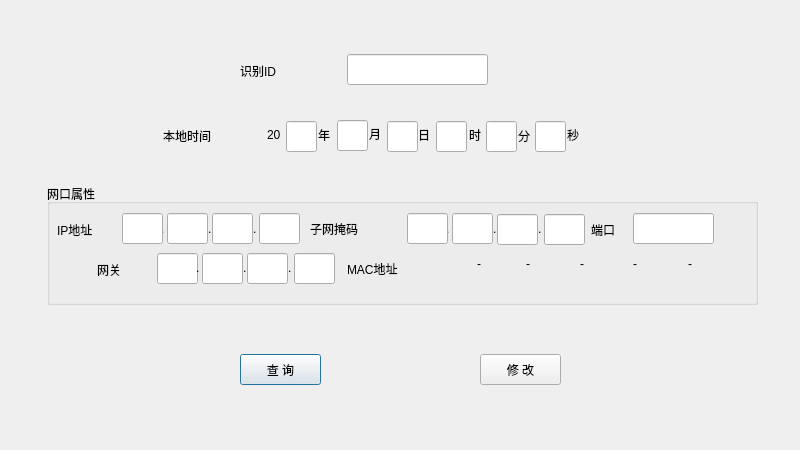
<?xml version="1.0" encoding="UTF-8"?>
<ui version="4.0">
 <class>DlgPubParm</class>
 <widget class="QDialog" name="DlgPubParm">
  <property name="geometry">
   <rect>
    <x>0</x>
    <y>0</y>
    <width>800</width>
    <height>450</height>
   </rect>
  </property>
  <property name="windowTitle">
   <string>公共参数表</string>
  </property>
  <widget class="QTextEdit" name="textEdit">
   <property name="enabled">
    <bool>true</bool>
   </property>
   <property name="geometry">
    <rect>
     <x>260</x>
     <y>364</y>
     <width>16</width>
     <height>16</height>
    </rect>
   </property>
  </widget>
  <widget class="QLabel" name="display">
   <property name="geometry">
    <rect>
     <x>347</x>
     <y>332</y>
     <width>121</width>
     <height>21</height>
    </rect>
   </property>
   <property name="text">
    <string/>
   </property>
  </widget>
  <widget class="QPushButton" name="butsend">
   <property name="geometry">
    <rect>
     <x>240</x>
     <y>354</y>
     <width>81</width>
     <height>31</height>
    </rect>
   </property>
   <property name="styleSheet">
    <string notr="true">font: 12pt &quot;黑体&quot;;</string>
   </property>
   <property name="text">
    <string>查 询</string>
   </property>
  </widget>
  <widget class="QLabel" name="label_5">
   <property name="geometry">
    <rect>
     <x>240</x>
     <y>60</y>
     <width>91</width>
     <height>21</height>
    </rect>
   </property>
   <property name="styleSheet">
    <string notr="true">font: 16pt &quot;黑体&quot;;</string>
   </property>
   <property name="text">
    <string>识别ID</string>
   </property>
  </widget>
  <widget class="QLineEdit" name="local6">
   <property name="geometry">
    <rect>
     <x>535</x>
     <y>121</y>
     <width>31</width>
     <height>31</height>
    </rect>
   </property>
   <property name="styleSheet">
    <string notr="true">font: 14pt &quot;黑体&quot;;</string>
   </property>
  </widget>
  <widget class="QLabel" name="label_10">
   <property name="geometry">
    <rect>
     <x>163</x>
     <y>120</y>
     <width>101</width>
     <height>31</height>
    </rect>
   </property>
   <property name="styleSheet">
    <string notr="true">font: 16pt &quot;黑体&quot;;</string>
   </property>
   <property name="text">
    <string>本地时间</string>
   </property>
  </widget>
  <widget class="QLineEdit" name="local3">
   <property name="geometry">
    <rect>
     <x>387</x>
     <y>121</y>
     <width>31</width>
     <height>31</height>
    </rect>
   </property>
   <property name="styleSheet">
    <string notr="true">font: 14pt &quot;黑体&quot;;</string>
   </property>
  </widget>
  <widget class="QLabel" name="label_36">
   <property name="geometry">
    <rect>
     <x>418</x>
     <y>114</y>
     <width>41</width>
     <height>41</height>
    </rect>
   </property>
   <property name="styleSheet">
    <string notr="true">font: 13pt &quot;黑体&quot;;</string>
   </property>
   <property name="text">
    <string>日</string>
   </property>
  </widget>
  <widget class="QLabel" name="wefw">
   <property name="geometry">
    <rect>
     <x>469</x>
     <y>114</y>
     <width>41</width>
     <height>41</height>
    </rect>
   </property>
   <property name="styleSheet">
    <string notr="true">font: 13pt &quot;黑体&quot;;</string>
   </property>
   <property name="text">
    <string>时</string>
   </property>
  </widget>
  <widget class="QLineEdit" name="local5">
   <property name="geometry">
    <rect>
     <x>486</x>
     <y>121</y>
     <width>31</width>
     <height>31</height>
    </rect>
   </property>
   <property name="styleSheet">
    <string notr="true">font: 14pt &quot;黑体&quot;;</string>
   </property>
  </widget>
  <widget class="QLineEdit" name="local1">
   <property name="geometry">
    <rect>
     <x>286</x>
     <y>121</y>
     <width>31</width>
     <height>31</height>
    </rect>
   </property>
   <property name="styleSheet">
    <string notr="true">font: 14pt &quot;黑体&quot;;</string>
   </property>
  </widget>
  <widget class="QLineEdit" name="local4">
   <property name="geometry">
    <rect>
     <x>436</x>
     <y>121</y>
     <width>31</width>
     <height>31</height>
    </rect>
   </property>
   <property name="styleSheet">
    <string notr="true">font: 14pt &quot;黑体&quot;;</string>
   </property>
  </widget>
  <widget class="QLabel" name="label_35">
   <property name="geometry">
    <rect>
     <x>369</x>
     <y>113</y>
     <width>41</width>
     <height>41</height>
    </rect>
   </property>
   <property name="styleSheet">
    <string notr="true">font: 13pt &quot;黑体&quot;;</string>
   </property>
   <property name="text">
    <string>月</string>
   </property>
  </widget>
  <widget class="QLabel" name="label_37">
   <property name="geometry">
    <rect>
     <x>518</x>
     <y>115</y>
     <width>41</width>
     <height>41</height>
    </rect>
   </property>
   <property name="styleSheet">
    <string notr="true">font: 13pt &quot;黑体&quot;;</string>
   </property>
   <property name="text">
    <string>分</string>
   </property>
  </widget>
  <widget class="QLabel" name="label_38">
   <property name="geometry">
    <rect>
     <x>567</x>
     <y>114</y>
     <width>41</width>
     <height>41</height>
    </rect>
   </property>
   <property name="styleSheet">
    <string notr="true">font: 13pt &quot;黑体&quot;;</string>
   </property>
   <property name="text">
    <string>秒</string>
   </property>
  </widget>
  <widget class="QLabel" name="label_33">
   <property name="geometry">
    <rect>
     <x>318</x>
     <y>114</y>
     <width>41</width>
     <height>41</height>
    </rect>
   </property>
   <property name="styleSheet">
    <string notr="true">font: 13pt &quot;黑体&quot;;</string>
   </property>
   <property name="text">
    <string>年</string>
   </property>
  </widget>
  <widget class="QLineEdit" name="Editid">
   <property name="geometry">
    <rect>
     <x>347</x>
     <y>54</y>
     <width>141</width>
     <height>31</height>
    </rect>
   </property>
   <property name="styleSheet">
    <string notr="true">font: 14pt &quot;黑体&quot;;</string>
   </property>
  </widget>
  <widget class="QLineEdit" name="local2">
   <property name="geometry">
    <rect>
     <x>337</x>
     <y>120</y>
     <width>31</width>
     <height>31</height>
    </rect>
   </property>
   <property name="styleSheet">
    <string notr="true">font: 14pt &quot;黑体&quot;;</string>
   </property>
  </widget>
  <widget class="QLabel" name="label_34">
   <property name="geometry">
    <rect>
     <x>267</x>
     <y>114</y>
     <width>41</width>
     <height>41</height>
    </rect>
   </property>
   <property name="styleSheet">
    <string notr="true">font: 13pt &quot;黑体&quot;;</string>
   </property>
   <property name="text">
    <string>20</string>
   </property>
  </widget>
  <widget class="QGroupBox" name="groupBox">
   <property name="geometry">
    <rect>
     <x>47</x>
     <y>184</y>
     <width>711</width>
     <height>121</height>
    </rect>
   </property>
   <property name="styleSheet">
    <string notr="true">font: 18pt &quot;黑体&quot;;</string>
   </property>
   <property name="title">
    <string>网口属性</string>
   </property>
   <widget class="QLineEdit" name="Editmask3">
    <property name="geometry">
     <rect>
      <x>450</x>
      <y>30</y>
      <width>41</width>
      <height>31</height>
     </rect>
    </property>
   </widget>
   <widget class="QLineEdit" name="Editmask2">
    <property name="geometry">
     <rect>
      <x>405</x>
      <y>29</y>
      <width>41</width>
      <height>31</height>
     </rect>
    </property>
   </widget>
   <widget class="QLineEdit" name="Editmask4">
    <property name="geometry">
     <rect>
      <x>497</x>
      <y>30</y>
      <width>41</width>
      <height>31</height>
     </rect>
    </property>
   </widget>
   <widget class="QLabel" name="label_14">
    <property name="geometry">
     <rect>
      <x>446</x>
      <y>33</y>
      <width>16</width>
      <height>24</height>
     </rect>
    </property>
    <property name="text">
     <string>.</string>
    </property>
   </widget>
   <widget class="QLabel" name="label_15">
    <property name="geometry">
     <rect>
      <x>399</x>
      <y>33</y>
      <width>16</width>
      <height>24</height>
     </rect>
    </property>
    <property name="text">
     <string>.</string>
    </property>
   </widget>
   <widget class="QLabel" name="label_16">
    <property name="geometry">
     <rect>
      <x>491</x>
      <y>33</y>
      <width>16</width>
      <height>24</height>
     </rect>
    </property>
    <property name="text">
     <string>.</string>
    </property>
   </widget>
   <widget class="QLineEdit" name="Editmask1">
    <property name="geometry">
     <rect>
      <x>360</x>
      <y>29</y>
      <width>41</width>
      <height>31</height>
     </rect>
    </property>
   </widget>
   <widget class="QLabel" name="label_2">
    <property name="geometry">
     <rect>
      <x>263</x>
      <y>35</y>
      <width>80</width>
      <height>19</height>
     </rect>
    </property>
    <property name="styleSheet">
     <string notr="true">font: 14pt &quot;黑体&quot;;</string>
    </property>
    <property name="text">
     <string>子网掩码</string>
    </property>
   </widget>
   <widget class="QLabel" name="label_13">
    <property name="geometry">
     <rect>
      <x>206</x>
      <y>33</y>
      <width>16</width>
      <height>24</height>
     </rect>
    </property>
    <property name="text">
     <string>.</string>
    </property>
   </widget>
   <widget class="QLabel" name="label_11">
    <property name="geometry">
     <rect>
      <x>114</x>
      <y>33</y>
      <width>16</width>
      <height>24</height>
     </rect>
    </property>
    <property name="text">
     <string>.</string>
    </property>
   </widget>
   <widget class="QLabel" name="label_12">
    <property name="geometry">
     <rect>
      <x>161</x>
      <y>33</y>
      <width>16</width>
      <height>24</height>
     </rect>
    </property>
    <property name="text">
     <string>.</string>
    </property>
   </widget>
   <widget class="QLineEdit" name="EditIp3">
    <property name="geometry">
     <rect>
      <x>165</x>
      <y>29</y>
      <width>41</width>
      <height>31</height>
     </rect>
    </property>
   </widget>
   <widget class="QLineEdit" name="EditIp2">
    <property name="geometry">
     <rect>
      <x>120</x>
      <y>29</y>
      <width>41</width>
      <height>31</height>
     </rect>
    </property>
   </widget>
   <widget class="QLineEdit" name="EditIp4">
    <property name="geometry">
     <rect>
      <x>212</x>
      <y>29</y>
      <width>41</width>
      <height>31</height>
     </rect>
    </property>
   </widget>
   <widget class="QLabel" name="label">
    <property name="geometry">
     <rect>
      <x>10</x>
      <y>36</y>
      <width>60</width>
      <height>19</height>
     </rect>
    </property>
    <property name="styleSheet">
     <string notr="true">font: 14pt &quot;黑体&quot;;</string>
    </property>
    <property name="text">
     <string>IP地址</string>
    </property>
   </widget>
   <widget class="QLineEdit" name="EditIp1">
    <property name="geometry">
     <rect>
      <x>75</x>
      <y>29</y>
      <width>41</width>
      <height>31</height>
     </rect>
    </property>
   </widget>
   <widget class="QLineEdit" name="EditGateway1">
    <property name="geometry">
     <rect>
      <x>247</x>
      <y>69</y>
      <width>41</width>
      <height>31</height>
     </rect>
    </property>
   </widget>
   <widget class="QLabel" name="label_17">
    <property name="geometry">
     <rect>
      <x>149</x>
      <y>72</y>
      <width>16</width>
      <height>24</height>
     </rect>
    </property>
    <property name="text">
     <string>.</string>
    </property>
   </widget>
   <widget class="QLabel" name="label_18">
    <property name="geometry">
     <rect>
      <x>196</x>
      <y>72</y>
      <width>16</width>
      <height>24</height>
     </rect>
    </property>
    <property name="text">
     <string>.</string>
    </property>
   </widget>
   <widget class="QLineEdit" name="EditGateway4">
    <property name="geometry">
     <rect>
      <x>110</x>
      <y>69</y>
      <width>41</width>
      <height>31</height>
     </rect>
    </property>
   </widget>
   <widget class="QLabel" name="label_19">
    <property name="geometry">
     <rect>
      <x>241</x>
      <y>72</y>
      <width>16</width>
      <height>24</height>
     </rect>
    </property>
    <property name="text">
     <string>.</string>
    </property>
   </widget>
   <widget class="QLineEdit" name="EditGateway2">
    <property name="geometry">
     <rect>
      <x>200</x>
      <y>69</y>
      <width>41</width>
      <height>31</height>
     </rect>
    </property>
   </widget>
   <widget class="QLineEdit" name="EditGateway3">
    <property name="geometry">
     <rect>
      <x>155</x>
      <y>69</y>
      <width>41</width>
      <height>31</height>
     </rect>
    </property>
   </widget>
   <widget class="QLabel" name="label_20">
    <property name="geometry">
     <rect>
      <x>430</x>
      <y>72</y>
      <width>16</width>
      <height>16</height>
     </rect>
    </property>
    <property name="text">
     <string>-</string>
    </property>
   </widget>
   <widget class="QLabel" name="label_21">
    <property name="geometry">
     <rect>
      <x>479</x>
      <y>72</y>
      <width>16</width>
      <height>16</height>
     </rect>
    </property>
    <property name="text">
     <string>-</string>
    </property>
   </widget>
   <widget class="QLabel" name="label_22">
    <property name="geometry">
     <rect>
      <x>533</x>
      <y>72</y>
      <width>16</width>
      <height>16</height>
     </rect>
    </property>
    <property name="text">
     <string>-</string>
    </property>
   </widget>
   <widget class="QLabel" name="label_23">
    <property name="geometry">
     <rect>
      <x>586</x>
      <y>72</y>
      <width>16</width>
      <height>16</height>
     </rect>
    </property>
    <property name="text">
     <string>-</string>
    </property>
   </widget>
   <widget class="QLabel" name="label_24">
    <property name="geometry">
     <rect>
      <x>641</x>
      <y>72</y>
      <width>16</width>
      <height>16</height>
     </rect>
    </property>
    <property name="text">
     <string>-</string>
    </property>
   </widget>
   <widget class="QLabel" name="label_4">
    <property name="geometry">
     <rect>
      <x>300</x>
      <y>75</y>
      <width>71</width>
      <height>19</height>
     </rect>
    </property>
    <property name="styleSheet">
     <string notr="true">font: 14pt &quot;黑体&quot;;</string>
    </property>
    <property name="text">
     <string>MAC地址</string>
    </property>
   </widget>
   <widget class="QLabel" name="label_3">
    <property name="geometry">
     <rect>
      <x>50</x>
      <y>76</y>
      <width>51</width>
      <height>20</height>
     </rect>
    </property>
    <property name="styleSheet">
     <string notr="true">font: 14pt &quot;黑体&quot;;</string>
    </property>
    <property name="text">
     <string>网关</string>
    </property>
   </widget>
   <widget class="QLabel" name="label_25">
    <property name="geometry">
     <rect>
      <x>544</x>
      <y>30</y>
      <width>51</width>
      <height>31</height>
     </rect>
    </property>
    <property name="styleSheet">
     <string notr="true">font: 14pt &quot;黑体&quot;;</string>
    </property>
    <property name="text">
     <string>端口</string>
    </property>
   </widget>
   <widget class="QLineEdit" name="EditPort">
    <property name="geometry">
     <rect>
      <x>586</x>
      <y>29</y>
      <width>81</width>
      <height>31</height>
     </rect>
    </property>
   </widget>
   <widget class="QLabel" name="EditMac1">
    <property name="geometry">
     <rect>
      <x>382</x>
      <y>67</y>
      <width>45</width>
      <height>31</height>
     </rect>
    </property>
    <property name="whatsThis">
     <string>&lt;!DOCTYPE HTML PUBLIC &quot;-//W3C//DTD HTML 4.0//EN&quot; &quot;http://www.w3.org/TR/REC-html40/strict.dtd&quot;&gt;
&lt;html&gt;&lt;head&gt;&lt;meta name=&quot;qrichtext&quot; content=&quot;1&quot; /&gt;&lt;style type=&quot;text/css&quot;&gt;
p, li { white-space: pre-wrap; }
&lt;/style&gt;&lt;/head&gt;&lt;body style=&quot; font-family:'黑体'; font-size:18pt; font-weight:400; font-style:normal;&quot;&gt;
&lt;p align=&quot;center&quot; style=&quot;-qt-paragraph-type:empty; margin-top:0px; margin-bottom:0px; margin-left:0px; margin-right:0px; -qt-block-indent:0; text-indent:0px;&quot;&gt;&lt;/p&gt;&lt;/body&gt;&lt;/html&gt;</string>
    </property>
    <property name="text">
     <string>&lt;!DOCTYPE HTML PUBLIC &quot;-//W3C//DTD HTML 4.0//EN&quot; &quot;http://www.w3.org/TR/REC-html40/strict.dtd&quot;&gt;
&lt;html&gt;&lt;head&gt;&lt;meta name=&quot;qrichtext&quot; content=&quot;1&quot; /&gt;&lt;style type=&quot;text/css&quot;&gt;
p, li { white-space: pre-wrap; }
&lt;/style&gt;&lt;/head&gt;&lt;body style=&quot; font-family:'SimSun'; font-size:9pt; font-weight:400; font-style:normal;&quot;&gt;
&lt;p align=&quot;center&quot; style=&quot;-qt-paragraph-type:empty; margin-top:0px; margin-bottom:0px; margin-left:0px; margin-right:0px; -qt-block-indent:0; text-indent:0px;&quot;&gt;&lt;/p&gt;&lt;/body&gt;&lt;/html&gt;</string>
    </property>
    <property name="alignment">
     <set>Qt::AlignCenter</set>
    </property>
   </widget>
   <widget class="QLabel" name="EditMac2">
    <property name="geometry">
     <rect>
      <x>433</x>
      <y>66</y>
      <width>45</width>
      <height>31</height>
     </rect>
    </property>
    <property name="text">
     <string>&lt;!DOCTYPE HTML PUBLIC &quot;-//W3C//DTD HTML 4.0//EN&quot; &quot;http://www.w3.org/TR/REC-html40/strict.dtd&quot;&gt;
&lt;html&gt;&lt;head&gt;&lt;meta name=&quot;qrichtext&quot; content=&quot;1&quot; /&gt;&lt;style type=&quot;text/css&quot;&gt;
p, li { white-space: pre-wrap; }
&lt;/style&gt;&lt;/head&gt;&lt;body style=&quot; font-family:'SimSun'; font-size:9pt; font-weight:400; font-style:normal;&quot;&gt;
&lt;p align=&quot;center&quot; style=&quot;-qt-paragraph-type:empty; margin-top:0px; margin-bottom:0px; margin-left:0px; margin-right:0px; -qt-block-indent:0; text-indent:0px;&quot;&gt;&lt;/p&gt;&lt;/body&gt;&lt;/html&gt;</string>
    </property>
    <property name="alignment">
     <set>Qt::AlignCenter</set>
    </property>
   </widget>
   <widget class="QLabel" name="EditMac3">
    <property name="geometry">
     <rect>
      <x>493</x>
      <y>66</y>
      <width>45</width>
      <height>31</height>
     </rect>
    </property>
    <property name="text">
     <string>&lt;!DOCTYPE HTML PUBLIC &quot;-//W3C//DTD HTML 4.0//EN&quot; &quot;http://www.w3.org/TR/REC-html40/strict.dtd&quot;&gt;
&lt;html&gt;&lt;head&gt;&lt;meta name=&quot;qrichtext&quot; content=&quot;1&quot; /&gt;&lt;style type=&quot;text/css&quot;&gt;
p, li { white-space: pre-wrap; }
&lt;/style&gt;&lt;/head&gt;&lt;body style=&quot; font-family:'SimSun'; font-size:9pt; font-weight:400; font-style:normal;&quot;&gt;
&lt;p align=&quot;center&quot; style=&quot;-qt-paragraph-type:empty; margin-top:0px; margin-bottom:0px; margin-left:0px; margin-right:0px; -qt-block-indent:0; text-indent:0px;&quot;&gt;&lt;/p&gt;&lt;/body&gt;&lt;/html&gt;</string>
    </property>
    <property name="alignment">
     <set>Qt::AlignCenter</set>
    </property>
   </widget>
   <widget class="QLabel" name="EditMac4">
    <property name="geometry">
     <rect>
      <x>543</x>
      <y>66</y>
      <width>45</width>
      <height>31</height>
     </rect>
    </property>
    <property name="text">
     <string>&lt;!DOCTYPE HTML PUBLIC &quot;-//W3C//DTD HTML 4.0//EN&quot; &quot;http://www.w3.org/TR/REC-html40/strict.dtd&quot;&gt;
&lt;html&gt;&lt;head&gt;&lt;meta name=&quot;qrichtext&quot; content=&quot;1&quot; /&gt;&lt;style type=&quot;text/css&quot;&gt;
p, li { white-space: pre-wrap; }
&lt;/style&gt;&lt;/head&gt;&lt;body style=&quot; font-family:'SimSun'; font-size:9pt; font-weight:400; font-style:normal;&quot;&gt;
&lt;p align=&quot;center&quot; style=&quot;-qt-paragraph-type:empty; margin-top:0px; margin-bottom:0px; margin-left:0px; margin-right:0px; -qt-block-indent:0; text-indent:0px;&quot;&gt;&lt;/p&gt;&lt;/body&gt;&lt;/html&gt;</string>
    </property>
    <property name="alignment">
     <set>Qt::AlignCenter</set>
    </property>
   </widget>
   <widget class="QLabel" name="EditMac5">
    <property name="geometry">
     <rect>
      <x>593</x>
      <y>66</y>
      <width>45</width>
      <height>31</height>
     </rect>
    </property>
    <property name="text">
     <string>&lt;!DOCTYPE HTML PUBLIC &quot;-//W3C//DTD HTML 4.0//EN&quot; &quot;http://www.w3.org/TR/REC-html40/strict.dtd&quot;&gt;
&lt;html&gt;&lt;head&gt;&lt;meta name=&quot;qrichtext&quot; content=&quot;1&quot; /&gt;&lt;style type=&quot;text/css&quot;&gt;
p, li { white-space: pre-wrap; }
&lt;/style&gt;&lt;/head&gt;&lt;body style=&quot; font-family:'SimSun'; font-size:9pt; font-weight:400; font-style:normal;&quot;&gt;
&lt;p align=&quot;center&quot; style=&quot;-qt-paragraph-type:empty; margin-top:0px; margin-bottom:0px; margin-left:0px; margin-right:0px; -qt-block-indent:0; text-indent:0px;&quot;&gt;&lt;/p&gt;&lt;/body&gt;&lt;/html&gt;</string>
    </property>
    <property name="alignment">
     <set>Qt::AlignCenter</set>
    </property>
   </widget>
   <widget class="QLabel" name="EditMac6">
    <property name="geometry">
     <rect>
      <x>653</x>
      <y>66</y>
      <width>45</width>
      <height>31</height>
     </rect>
    </property>
    <property name="text">
     <string>&lt;!DOCTYPE HTML PUBLIC &quot;-//W3C//DTD HTML 4.0//EN&quot; &quot;http://www.w3.org/TR/REC-html40/strict.dtd&quot;&gt;
&lt;html&gt;&lt;head&gt;&lt;meta name=&quot;qrichtext&quot; content=&quot;1&quot; /&gt;&lt;style type=&quot;text/css&quot;&gt;
p, li { white-space: pre-wrap; }
&lt;/style&gt;&lt;/head&gt;&lt;body style=&quot; font-family:'SimSun'; font-size:9pt; font-weight:400; font-style:normal;&quot;&gt;
&lt;p align=&quot;center&quot; style=&quot;-qt-paragraph-type:empty; margin-top:0px; margin-bottom:0px; margin-left:0px; margin-right:0px; -qt-block-indent:0; text-indent:0px;&quot;&gt;&lt;/p&gt;&lt;/body&gt;&lt;/html&gt;</string>
    </property>
    <property name="alignment">
     <set>Qt::AlignCenter</set>
    </property>
   </widget>
   <zorder>EditGateway1</zorder>
   <zorder>EditGateway3</zorder>
   <zorder>EditGateway2</zorder>
   <zorder>EditGateway4</zorder>
   <zorder>EditMac1</zorder>
   <zorder>Editmask3</zorder>
   <zorder>Editmask2</zorder>
   <zorder>Editmask4</zorder>
   <zorder>label_14</zorder>
   <zorder>label_15</zorder>
   <zorder>label_16</zorder>
   <zorder>Editmask1</zorder>
   <zorder>label_2</zorder>
   <zorder>label_13</zorder>
   <zorder>label_11</zorder>
   <zorder>label_12</zorder>
   <zorder>EditIp3</zorder>
   <zorder>EditIp2</zorder>
   <zorder>EditIp4</zorder>
   <zorder>label</zorder>
   <zorder>EditIp1</zorder>
   <zorder>label_20</zorder>
   <zorder>label_21</zorder>
   <zorder>label_22</zorder>
   <zorder>label_23</zorder>
   <zorder>label_24</zorder>
   <zorder>label_3</zorder>
   <zorder>label_25</zorder>
   <zorder>EditPort</zorder>
   <zorder>EditMac2</zorder>
   <zorder>EditMac3</zorder>
   <zorder>EditMac4</zorder>
   <zorder>EditMac5</zorder>
   <zorder>EditMac6</zorder>
   <zorder>label_4</zorder>
   <zorder>label_19</zorder>
   <zorder>label_18</zorder>
   <zorder>label_17</zorder>
  </widget>
  <widget class="QPushButton" name="butchange">
   <property name="geometry">
    <rect>
     <x>480</x>
     <y>354</y>
     <width>81</width>
     <height>31</height>
    </rect>
   </property>
   <property name="styleSheet">
    <string notr="true">font: 12pt &quot;黑体&quot;;</string>
   </property>
   <property name="text">
    <string>修 改</string>
   </property>
  </widget>
  <zorder>textEdit</zorder>
  <zorder>display</zorder>
  <zorder>label_5</zorder>
  <zorder>local6</zorder>
  <zorder>label_10</zorder>
  <zorder>local3</zorder>
  <zorder>label_36</zorder>
  <zorder>wefw</zorder>
  <zorder>local5</zorder>
  <zorder>local1</zorder>
  <zorder>local4</zorder>
  <zorder>label_35</zorder>
  <zorder>label_37</zorder>
  <zorder>label_38</zorder>
  <zorder>label_33</zorder>
  <zorder>Editid</zorder>
  <zorder>local2</zorder>
  <zorder>label_34</zorder>
  <zorder>groupBox</zorder>
  <zorder>butchange</zorder>
  <zorder>butsend</zorder>
 </widget>
 <resources/>
 <connections/>
</ui>
